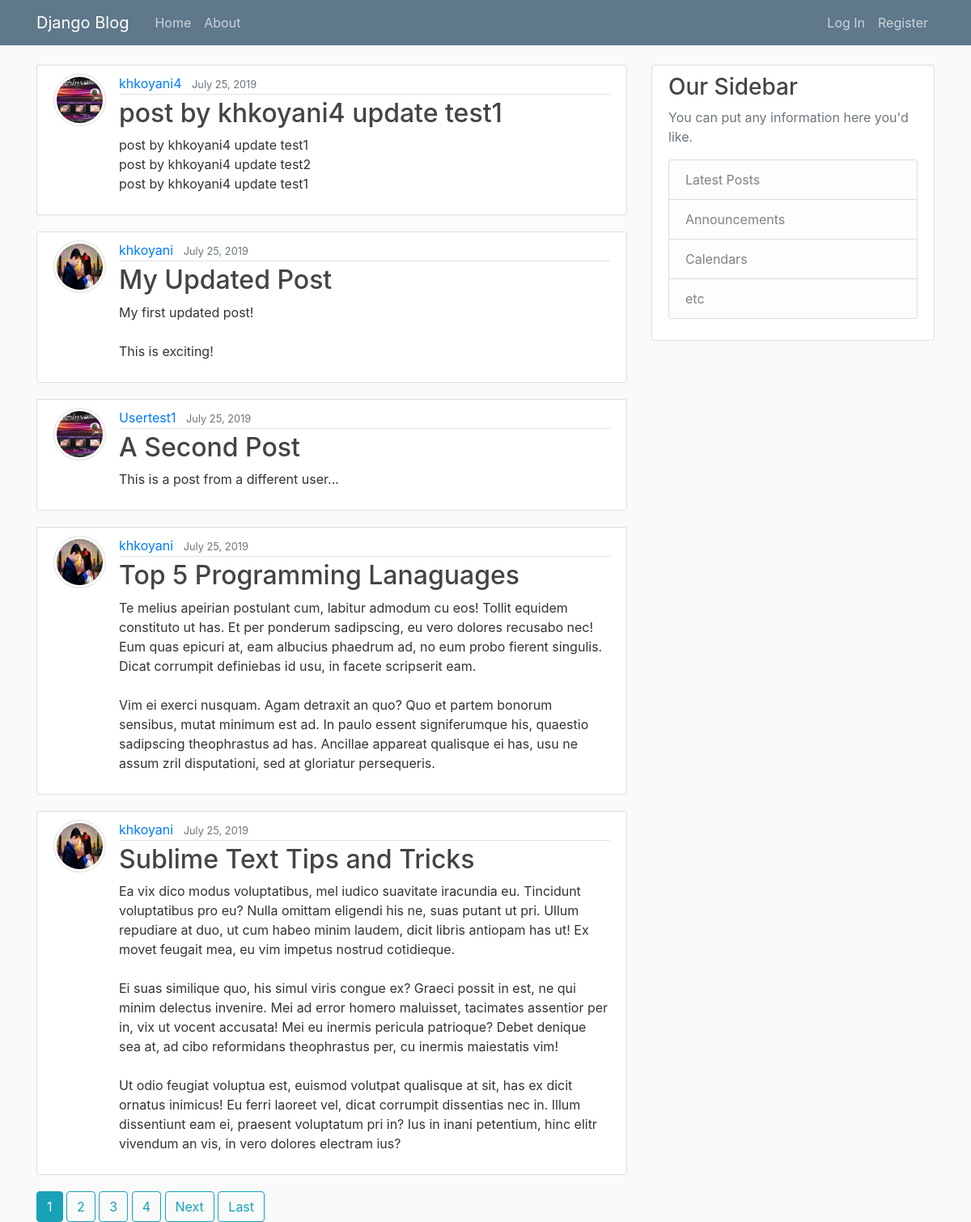
The page / on the database its author committed.
### blog/models.py (models this page shows, shortened)
class Post2(models.Model):
    title = models.CharField(max_length=120)
    content = models.TextField()
    date = models.DateField(default=timezone.now)
    author = models.ForeignKey(User, on_delete=models.CASCADE)

### user/models.py (models this page shows, shortened)
class Profile(models.Model):
    user= models.OneToOneField(User, on_delete=models.CASCADE)
    picture= models.ImageField(default='default.jpg', upload_to= 'profile_pics')

### blog/views.py (the view)
# urls.py: path('', views.PostListView.as_view(), name='blog_home'),
class PostListView(ListView):
    model = Post2
    template_name = 'blog/home.html'
    context_object_name = 'posts'
    ordering = ['-date']
    paginate_by = 5

### blog/templates/blog/home.html (shortened to what this page needs)
{% extends "blog/base.html" %}
{% block content %}
	{% for post in posts %}
	<article class="media content-section">
		<a href='{{post.author.profile.picture.url}}'>
			<img class='article-img' src='{{post.author.profile.picture.url}}' alt="profile_picture">
		</a>
		<div class="media-body">
			<div class="article-metadata">
				<a id='post_author' class="mr-2" href="{% url 'user_posts' post.author %}">{{ post.author }}</a>
				<small class="text-muted">{{ post.date|date:'F d, Y' }}</small>
			</div>
			<h2><a id='post_title' class="article-title" href="{% url 'post_detail' post.id %}">{{ post.title }}</a></h2>
			<p class="article-content">{{ post.content }}</p>
		</div>
	</article>
	{% endfor %}
	{% if is_paginated %}
		{% for num in page_obj.paginator.page_range %}
			{% if page_obj.number == num %}
				<a class='btn btn-info' href="#">{{num}}</a>
			{% elif num|add:'-3' <= page_obj.number and page_obj.number <= num|add:'3' %}
				<a class='btn btn-outline-info' href="?page={{num}}">{{num}}</a>
			{% endif %}
		{% endfor %}
		{% if page_obj.has_next %}
			<a class='btn btn-outline-info' href="?page={{page_obj.next_page_number}}"> Next </a>
			<a class='btn btn-outline-info' href="?page={{page_obj.paginator.num_pages}}"> Last </a>
		{% endif %}
	{% endif %}
{% endblock content %}

### blog/templates/blog/base.html (shortened to what this page needs)
{% load static %}
<!DOCTYPE html>
<html>
<head>
	<link rel="stylesheet" href="https://stackpath.bootstrapcdn.com/bootstrap/4.3.1/css/bootstrap.min.css">
	<link rel="stylesheet" type='text/css' href="{% static 'blog/main.css' %}">
</head>
<body>
	<header class="site-header">
		<nav class="navbar navbar-expand-md navbar-dark bg-steel fixed-top">
			<div class="container">
				<a class="navbar-brand mr-4" href="{% url 'blog_home'%}">Django Blog</a>
				<div class="collapse navbar-collapse" id="navbarToggle">
					<div class="navbar-nav mr-auto">
						<a class="nav-item nav-link" href="{% url 'blog_home'%}">Home</a>
						<a class="nav-item nav-link" href="{% url 'blog_about'%}">About</a>
					</div>
					<div class="navbar-nav">
						{% if user.is_authenticated %}
							<a class="nav-item nav-link" href="{% url 'post_create' %}">New Post</a>
							<a class="nav-item nav-link" href="{% url 'profile' %}">Profile</a>
							<a class="nav-item nav-link" href="{% url 'logout' %}">Log Out</a>
						{% else %}
							<a class="nav-item nav-link" href="{% url 'login' %}">Log In</a>
							<a class="nav-item nav-link" href="{% url 'register'%}">Register</a>
						{% endif %}
					</div>
				</div>
			</div>
		</nav>
	</header>
	<main role="main" class="container">
		<div class="row">
			<div class="col-md-8">
				{% block content %}{% endblock %}
			</div>
			<div class="col-md-4">
				<div class="content-section">
					<h3>Our Sidebar</h3>
					<p class='text-muted'>You can put any information here you'd like.
						<ul class="list-group">
							<li class="list-group-item list-group-item-light">Latest Posts</li>
							<li class="list-group-item list-group-item-light">Announcements</li>
							<li class="list-group-item list-group-item-light">Calendars</li>
							<li class="list-group-item list-group-item-light">etc</li>
						</ul>
					</p>
				</div>
			</div>
		</div>
	</main>
</body>
</html>

### blog/static/blog/main.css (style rules this page uses)
body { background: #fafafa; color: #333333; margin-top: 5rem; }
h1, h2, h3, h4, h5, h6 { color: #444444; }
ul { margin: 0; }
.bg-steel { background-color: #5f788a; }
.site-header .navbar-nav .nav-link { color: #cbd5db; }
.content-section { background: #ffffff; padding: 10px 20px; border: 1px solid #dddddd; border-radius: 3px; margin-bottom: 20px; }
.article-title { color: #444444; }
.article-content { white-space: pre-line; }
.article-img { height: 65px; width: 65px; margin-right: 16px; }
img.article-img { border: 1px solid #ddd; border-radius: 40px; padding: 3px; }
.article-metadata { padding-bottom: 1px; margin-bottom: 4px; border-bottom: 1px solid #e3e3e3 }

### rows shown on the page
Post2: author.profile.picture (placeholder picture), author "khkoyani4", date "July 25, 2019", title "post by khkoyani4 update test1", content "post by khkoyani4 update test1 post by khkoyani4 update test2 post by khkoyani4 update test1"
Post2: author.profile.picture (picture), author "khkoyani", date "July 25, 2019", title "My Updated Post", content "My first updated post! This is exciting!"
Post2: author.profile.picture (placeholder picture), author "Usertest1", date "July 25, 2019", title "A Second Post", content "This is a post from a different user..."
Post2: author.profile.picture (picture), author "khkoyani", date "July 25, 2019", title "Top 5 Programming Lanaguages", content "Te melius apeirian postulant cum, labitur admodum cu eos! Tollit equidem constituto ut has. Et per ponderum sadipscing, eu vero dolores recusabo nec! Eum quas epicuri at, eam albucius phaedrum ad, no eum probo fierent singulis. Dicat corrumpit definiebas id usu, in facete scripserit eam. Vim ei exerci nusquam. Agam detraxit an quo? Quo et partem bonorum sensibus, mutat minimum est ad. In paulo essent signiferumque his, quaestio sadipscing theophrastus ad has. Ancillae appareat qualisque ei has, usu ne assum zril disputationi, sed at gloriatur persequeris."
Post2: author.profile.picture (picture), author "khkoyani", date "July 25, 2019", title "Sublime Text Tips and Tricks", content "Ea vix dico modus voluptatibus, mel iudico suavitate iracundia eu. Tincidunt voluptatibus pro eu? Nulla omittam eligendi his ne, suas putant ut pri. Ullum repudiare at duo, ut cum habeo minim laudem, dicit libris antiopam has ut! Ex movet feugait mea, eu vim impetus nostrud cotidieque. Ei suas similique quo, his simul viris congue ex? Graeci possit in est, ne qui minim delectus invenire. Mei ad error homero maluisset, tacimates assentior per in, vix ut vocent accusata! Mei eu inermis pericula patrioque? Debet denique sea at, ad cibo reformidans theophrastus per, cu inermis maiestatis vim! Ut odio feugiat voluptua est, euismod volutpat qualisque at sit, has ex dicit ornatus inimicus! Eu…"

### other values the page prints
{{ num }} "1"
{{ num }} "2" "3" "4"
